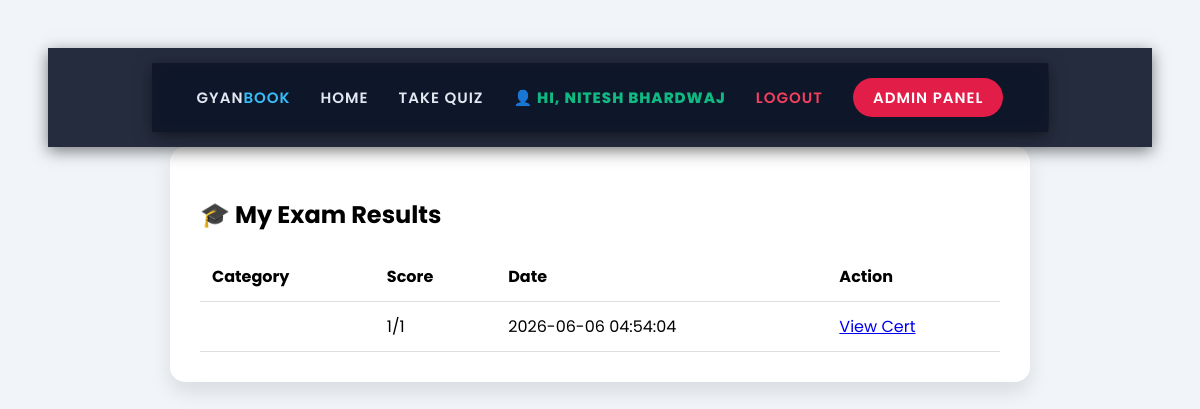
Screenshot of /my_results.php (signed in) with the database file from the repository.
### tables this page shows
CREATE TABLE `results` (
  `id` int(11) NOT NULL,
  `student_name` varchar(255) NOT NULL,
  `score` int(11) NOT NULL,
  `total` int(11) NOT NULL,
  `exam_date` timestamp NOT NULL DEFAULT current_timestamp()
);

### my_results.php (the view, shortened to what this page needs)
<?php
include 'db.php';
?>
<!DOCTYPE html>
<html>
<head><title>My Results</title>
</head>
<body>
<?php include 'navbar.php'; ?>
<div class="box">
    <h2>🎓 My Exam Results</h2>
    <table>
        <tr><th>Category</th><th>Score</th><th>Date</th><th>Action</th></tr>
        <?php
        $name = $_SESSION['user_name'];
        $res = $conn->query("SELECT * FROM results WHERE student_name='$name' ORDER BY id DESC");
        while($r = $res->fetch_assoc()){
            echo "<tr>
                    <td>".$r['category']."</td>
                    <td>".$r['score']."/".$r['total']."</td>
                    <td>".$r['exam_date']."</td>
                    <td><a href='certificate.php?name=".urlencode($r['student_name'])."&score=".$r['score']."&total=".$r['total']."&cat=".urlencode($r['category'])."' target='_blank'>View Cert</a></td>
                  </tr>";
        }
        ?>
    </table>
</div>
</body>
</html>

### my_results.php (style rules this page uses)
body { font-family:'Poppins'; background:#f1f5f9; padding:40px; }
.box { max-width:800px; margin:auto; background:white; padding:30px; border-radius:15px; box-shadow:0 10px 20px rgba(0,0,0,0.1); }
table { width:100%; border-collapse:collapse; margin-top:20px; }
th,td { padding:12px; border-bottom:1px solid #ddd; text-align:left; }

### rows the page displays
results: score "1", total "1", exam_date "2026-06-06 04:54:04"

### other values shown
$_SESSION['user_name'] "NITESH BHARDWAJ"
